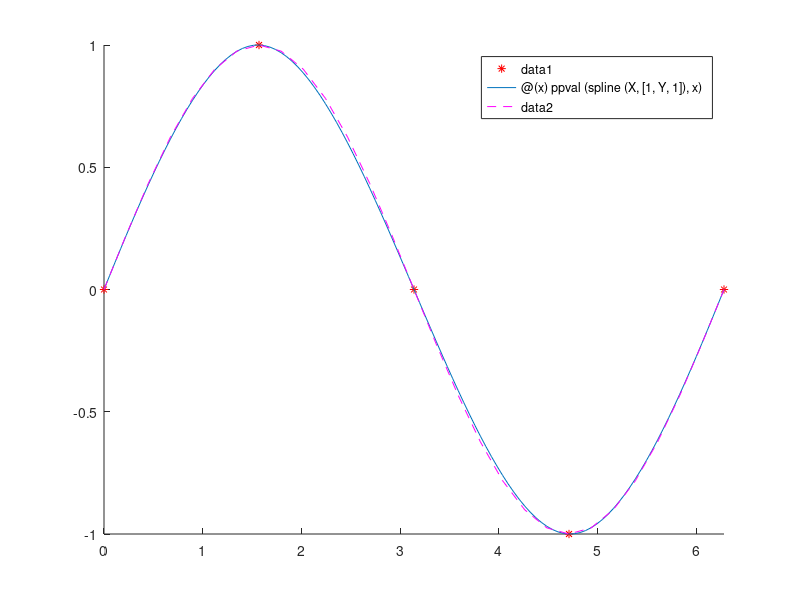

Recreate this plot in MATLAB.
clear all;
figure('units','normalized','outerposition',[0 0 1 1])

X = [0, pi / 2, pi, 3*pi / 2, 2*pi];
Y = [0, 1, 0, -1, 0];
disp(X);
disp(Y);

ppval(spline(X, [1, Y, 1]), pi/4)
clf; hold on;
plot(X, Y, 'r*');
S = @(x) ppval(spline(X, [1, Y, 1]), x);
fplot(S, [0, 2*pi]);
fplot(@sin, [0, 2*pi], '--m');

